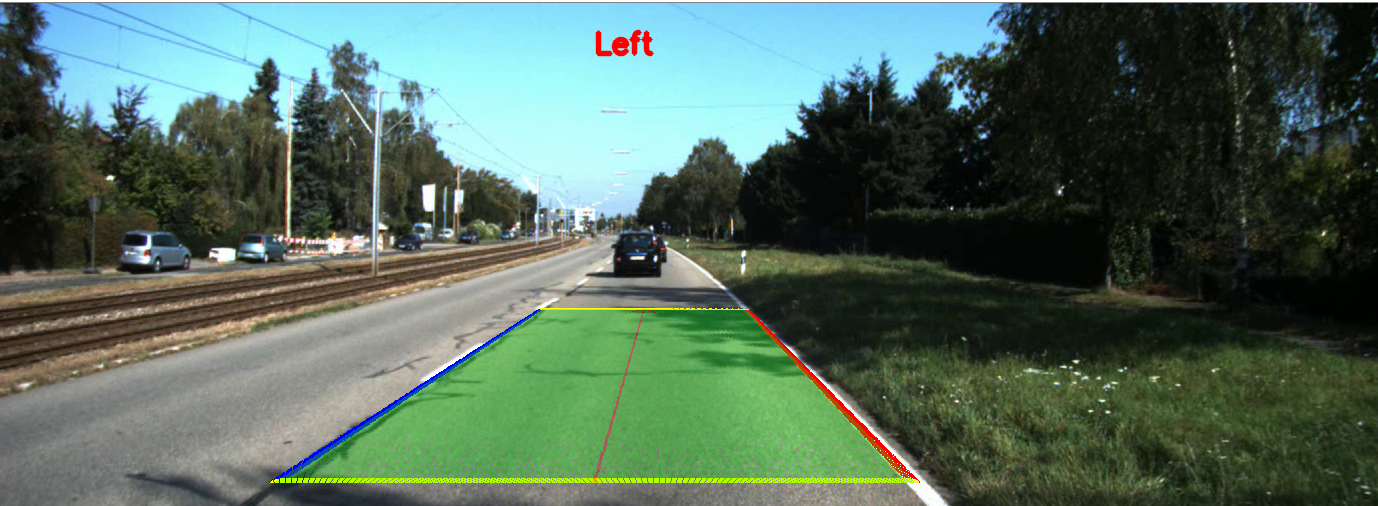
#> input picture dataset1.png, 1378 x 506 px, given in place of Night Drive - 2689.mp4, which was not available
$ python video_correction.py
#> lines starting #> are read from the running program, lines starting #| are printed output that depends on the picture; pictures that were not available may be replaced by others from this repository, and a replacement may not be noted
import numpy as np
import sys
# This try-catch is a workaround for Python3 when used with ROS;
# it is not needed for most platforms
try:
    sys.path.remove('/opt/ros/kinetic/lib/python2.7/dist-packages')
except:
    pass

import cv2
import matplotlib.pyplot as plt

vid = cv2.VideoCapture('Night Drive - 2689.mp4')
frame_width = int(vid.get(3))
frame_height = int(vid.get(4))

def main():
    adjusted = None
    while(vid.isOpened()):
        ret, frame = vid.read()
#> frame is the input picture: shape (506, 1378, 3); mean B, G, R 92.8, 106.9, 83.7
        if frame is not None:
            ref = np.copy(frame)
            # frame = cv2.resize(frame, (0, 0), None, .50, .50)
            lab = cv2.cvtColor(frame, cv2.COLOR_BGR2LAB)
#> lab: shape (506, 1378, 3); mean of channels 0, 1, 2 106, 118.2, 133.6

            # Splitting the LAB image to different channels
            l, a, b = cv2.split(lab)
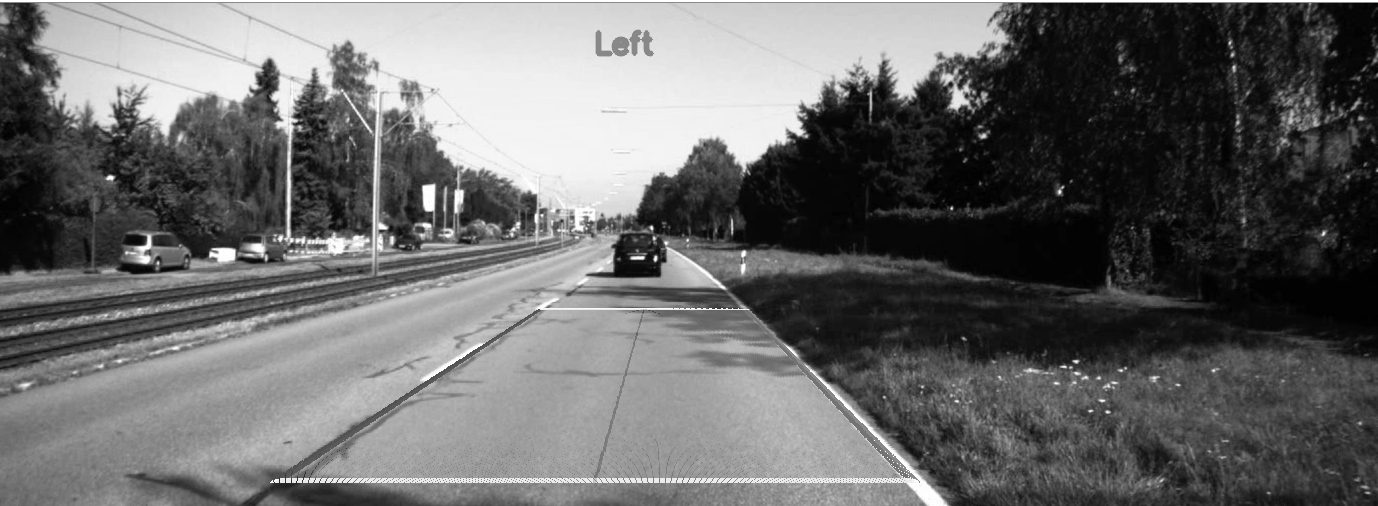
#> l: shape (506, 1378); min 0, max 255, mean 106
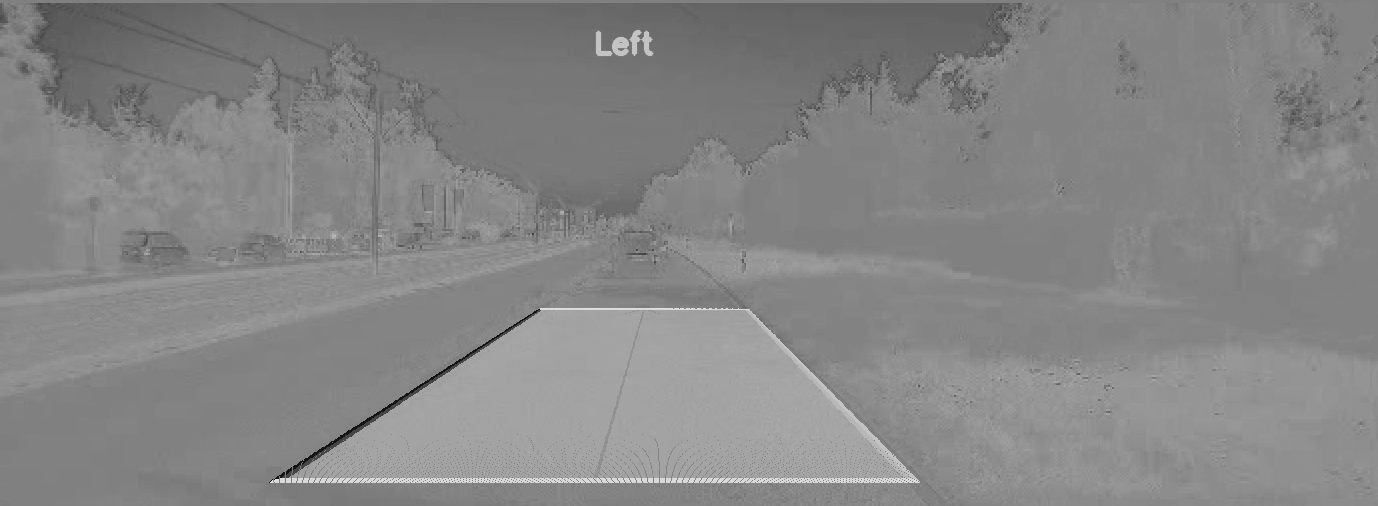
#> b: shape (506, 1378); min 20, max 223, mean 133.6

            # Applying CLAHE to L-channel---
            clahe = cv2.createCLAHE(clipLimit=3.0, tileGridSize=(8, 8))
            cl = clahe.apply(l)
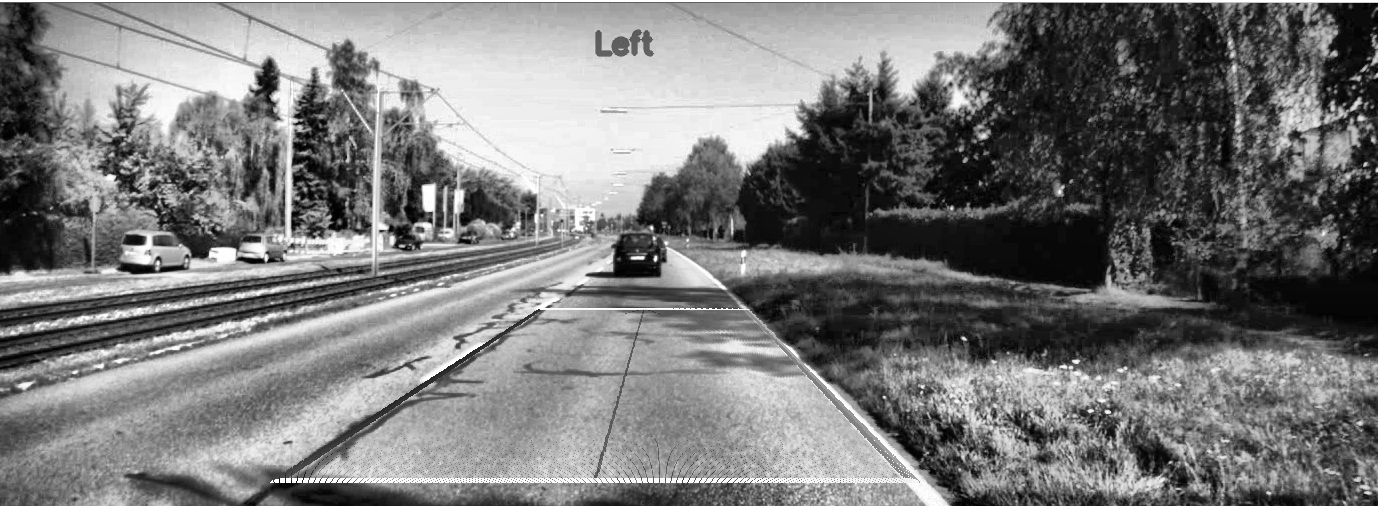
#> cl: shape (506, 1378); min 0, max 255, mean 121

            # Merge the CLAHE enhanced L-channel with the a and b channel
            limg = cv2.merge((cl, a, b))
#> limg: shape (506, 1378, 3); mean of channels 0, 1, 2 121, 118.2, 133.6
            # Converting image from LAB Color model to RGB model
            final = cv2.cvtColor(limg, cv2.COLOR_LAB2BGR)
            median = cv2.medianBlur(final, 5)

            sharpen_kernel = np.array([[-1,-1,-1], [-1,9,-1], [-1,-1,-1]])
            sharpen = cv2.filter2D(median, -1, sharpen_kernel)
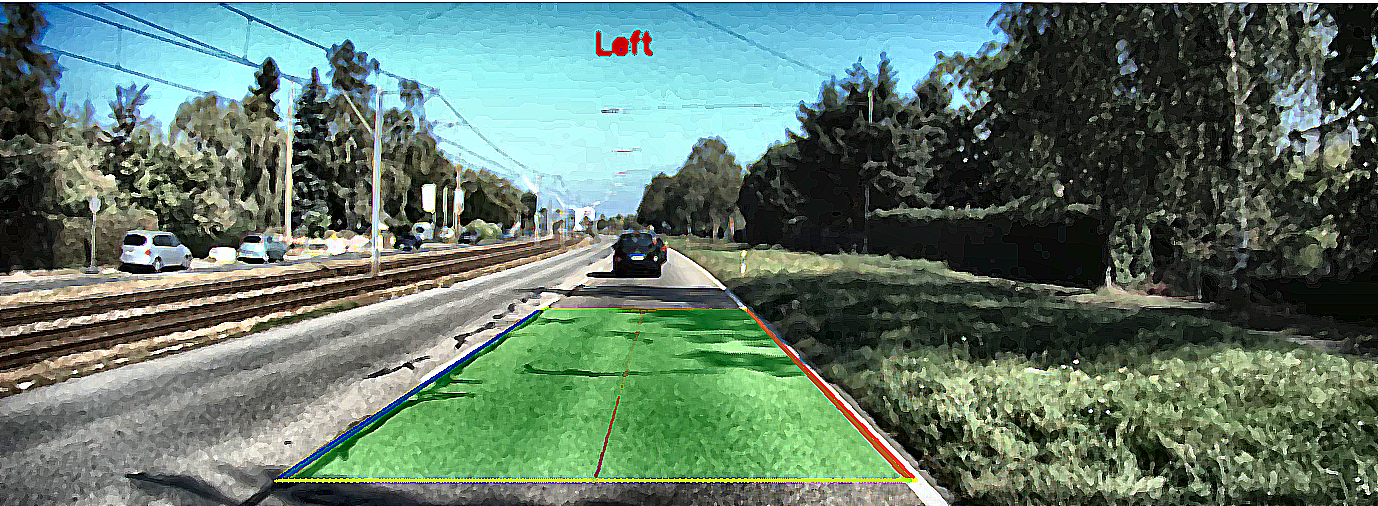
#> sharpen: shape (506, 1378, 3); mean B, G, R 106.1, 120.1, 96.9
            image_new = cv2.add(sharpen,np.array([50.0]))
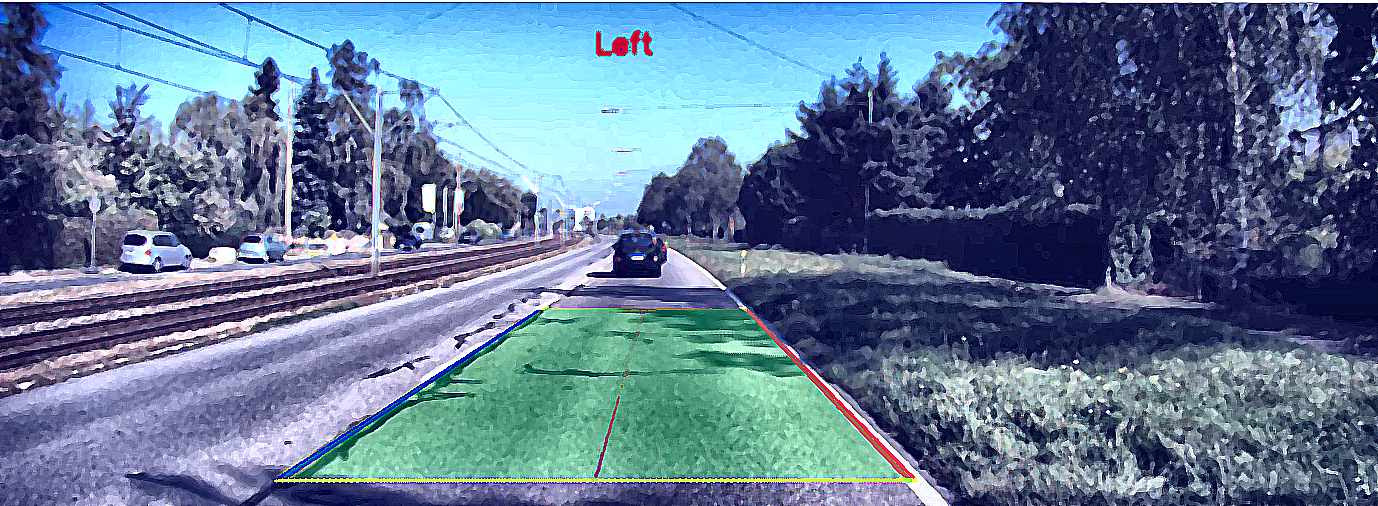
#> image_new: shape (506, 1378, 3); mean B, G, R 149.7, 120.1, 96.9
            np_horizontal_concat = np.concatenate((frame, image_new), axis = 1)
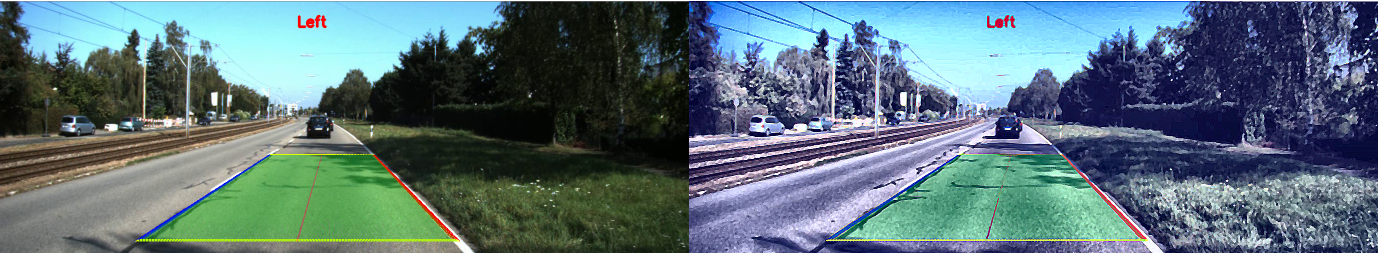
#> np_horizontal_concat: shape (506, 2756, 3) (shown at 1/2 size); mean B, G, R 121.3, 113.5, 90.3
            cv2.imshow("Final", image_new)
            # cv2.imshow("Comparison", np_horizontal_concat)

        key = cv2.waitKey(1)
#> (key Esc is pressed here)
        if key == 27:
            break

    vid.release()
    cv2.destroyAllWindows()

main()

# -------Gamma correction pipeline


# def adjust_gamma(image, gamma=1.0):
#     # build a lookup table mapping the pixel values [0, 255] to
#     # their adjusted gamma values
#     invGamma = 1.0 / gamma
#     table = np.array([((i / 255.0) ** invGamma) * 255
#         for i in np.arange(0, 256)]).astype("uint8")
#     # apply gamma correction using the lookup table
#     return cv2.LUT(image, table)


# def main():
#     # print(frame_height, frame_width)
#     adjusted = None
#     while(vid.isOpened()):
#         ret, frame = vid.read()
#         if frame is not None:
#             ref = np.copy(frame)
#             # print("1")
#             # for gamma in np.arange(0.0, 3.5, 0.5):
#             #     # ignore when gamma is 1 (there will be no change to the image)
#             #     if gamma == 1:
#             #         continue
#                 # apply gamma correction and show the images
#             # gamma = gamma if gamma > 0 else 0.1
#             adjusted = adjust_gamma(frame, gamma=3.5)
#                 # cv2.putText(adjusted, "g={}".format(gamma), (10, 30),
#                 #     cv2.FONT_HERSHEY_SIMPLEX, 0.8, (0, 0, 255), 3)
#             median = cv2.medianBlur(adjusted,5)
#             # aw = cv2.addWeighted(median, 4, cv2.blur(median, (30, 30)), -4, 128)
#             # edges = cv2.Canny(aw, 100, 300)

#             # lines = cv2.HoughLinesP(edges, 2, np.pi/180.0, 50, minLineLength=10, maxLineGap=100)

#             # # Draw lines on the detected points
#             # for line in lines:
#             #     x1, y1, x2, y2 = line[0]
#             #     cv2.line(ref, (x1, y1), (x2, y2), (0,0,255), 1)


#             # ---Sharpening filter----
#             kernel = np.array([[-1,-1,-1], [-1,9,-1], [-1,-1,-1]])
#             im = cv2.filter2D(median, -1, kernel)
#             gblur = cv2.GaussianBlur(im, (7,7), 0)
#             cv2.imshow("sharpened", gblur)
#             #---Approach 2---

#             # cv2.imshow("Add_weighted", aw)


#             # cv2.imshow("Result Image", ref)
#             # cv2.imshow("Edges",edges)

#             # cv2.imshow("Images", im) #np.hstack([frame, adjusted]))
#             # cv2.waitKey(0)

#         key = cv2.waitKey(1)
#         if key == 27:
#             break

#     vid.release()
#     cv2.destroyAllWindows()

# main()

$ run again, on dataset2.png
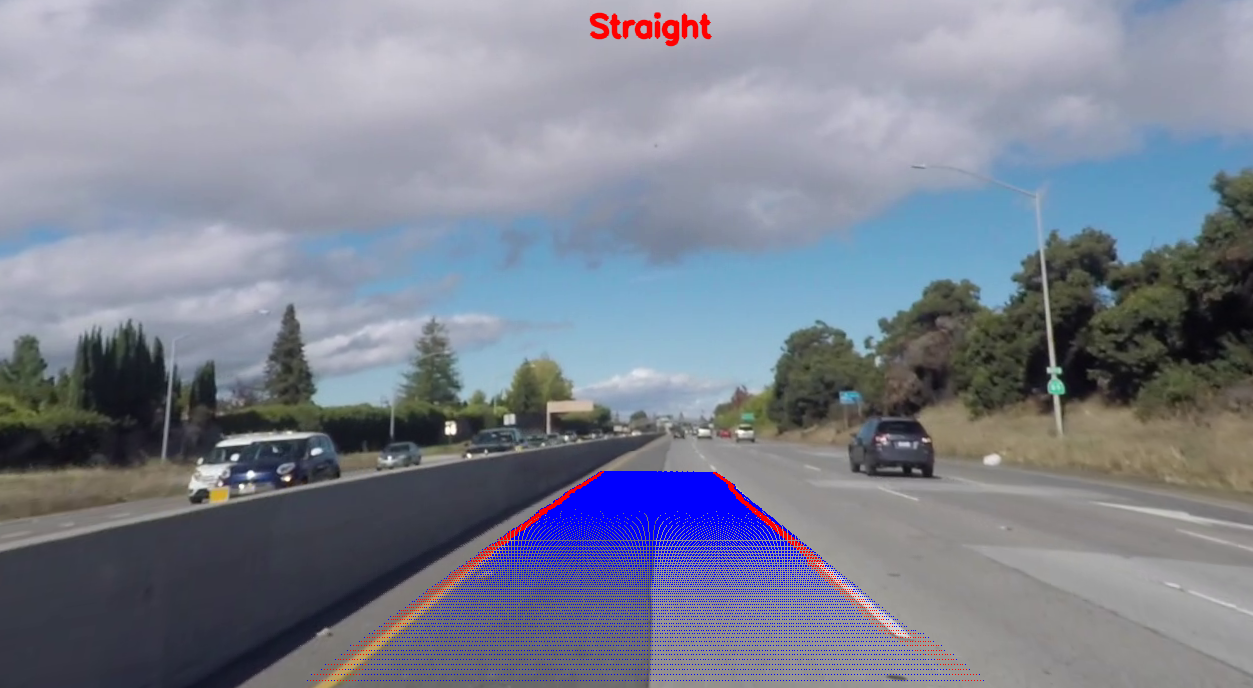
#> input picture dataset2.png, 1253 x 688 px, given in place of Night Drive - 2689.mp4, which was not available
#> in main, frame is the input picture: shape (688, 1253, 3); mean B, G, R 145.3, 129.9, 125
#> lab: shape (688, 1253, 3); mean of channels 0, 1, 2 139.1, 130.5, 120.3
#> limg: shape (688, 1253, 3); mean of channels 0, 1, 2 138.8, 130.5, 120.3
#> in main, `image_new = cv2.add(sharpen,np.array([50.0]))`:
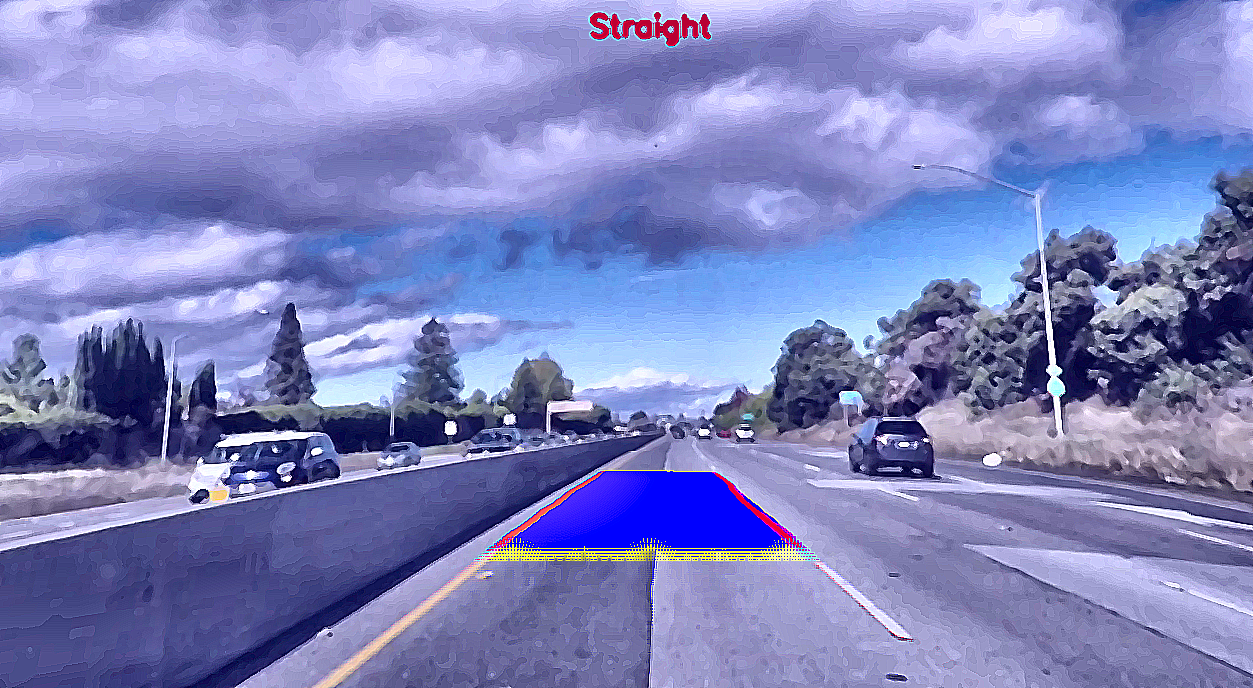
#> image_new: shape (688, 1253, 3); mean B, G, R 190.4, 131.8, 126.4
#> in main, `np_horizontal_concat = np.concatenate((frame, image_new), axis = 1)`:
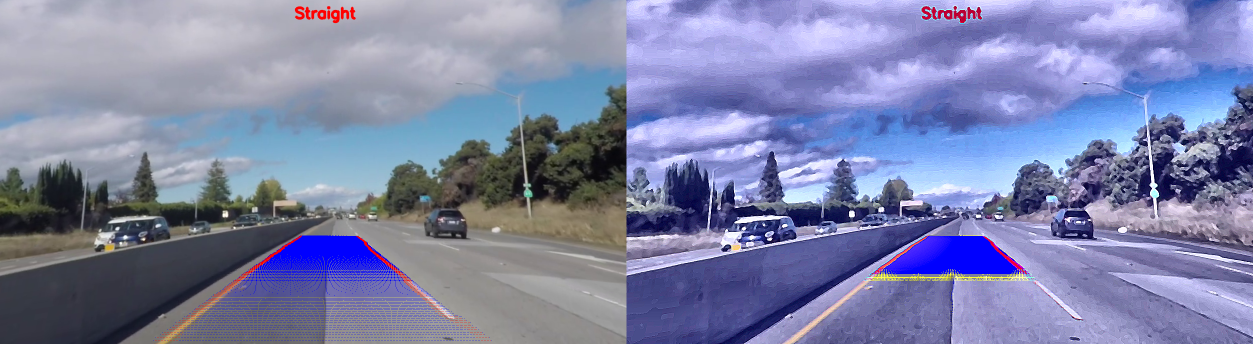
#> np_horizontal_concat: shape (688, 2506, 3) (shown at 1/2 size); mean B, G, R 167.9, 130.9, 125.7
